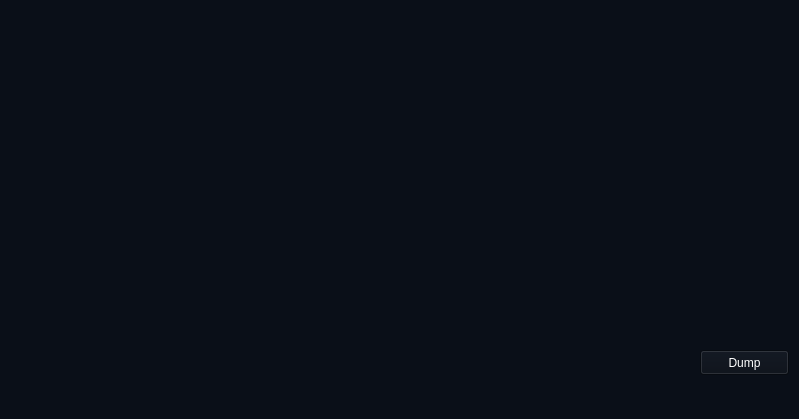
<?xml version="1.0" encoding="UTF-8"?>
<ui version="4.0">
 <class>MainWindow</class>
 <widget class="QMainWindow" name="MainWindow">
  <property name="windowModality">
   <enum>Qt::NonModal</enum>
  </property>
  <property name="geometry">
   <rect>
    <x>0</x>
    <y>0</y>
    <width>799</width>
    <height>419</height>
   </rect>
  </property>
  <property name="windowTitle">
   <string>D-Audio 2V Doom</string>
  </property>
  <property name="styleSheet">
   <string notr="true">background-color: rgb(10, 15, 24);
color: rgb(255, 255, 255);</string>
  </property>
  <widget class="QWidget" name="centralwidget">
   <widget class="QLabel" name="displayLabel">
    <property name="enabled">
     <bool>true</bool>
    </property>
    <property name="geometry">
     <rect>
      <x>0</x>
      <y>0</y>
      <width>799</width>
      <height>419</height>
     </rect>
    </property>
    <property name="text">
     <string/>
    </property>
   </widget>
   <widget class="QPushButton" name="dumpButton">
    <property name="geometry">
     <rect>
      <x>700</x>
      <y>350</y>
      <width>89</width>
      <height>25</height>
     </rect>
    </property>
    <property name="text">
     <string>Dump</string>
    </property>
   </widget>
   <widget class="QLabel" name="buckleInLabel">
    <property name="geometry">
     <rect>
      <x>0</x>
      <y>0</y>
      <width>799</width>
      <height>419</height>
     </rect>
    </property>
    <property name="font">
     <font>
      <pointsize>55</pointsize>
     </font>
    </property>
    <property name="text">
     <string/>
    </property>
    <property name="pixmap">
     <pixmap resource="DoomResources.qrc">:/images/doom-nightmare-buckle-in.png</pixmap>
    </property>
    <property name="alignment">
     <set>Qt::AlignCenter</set>
    </property>
   </widget>
   <zorder>displayLabel</zorder>
   <zorder>buckleInLabel</zorder>
   <zorder>dumpButton</zorder>
  </widget>
  <widget class="QMenuBar" name="menubar">
   <property name="geometry">
    <rect>
     <x>0</x>
     <y>0</y>
     <width>799</width>
     <height>22</height>
    </rect>
   </property>
  </widget>
  <widget class="QStatusBar" name="statusbar"/>
 </widget>
 <resources>
  <include location="DoomResources.qrc"/>
 </resources>
 <connections/>
</ui>
